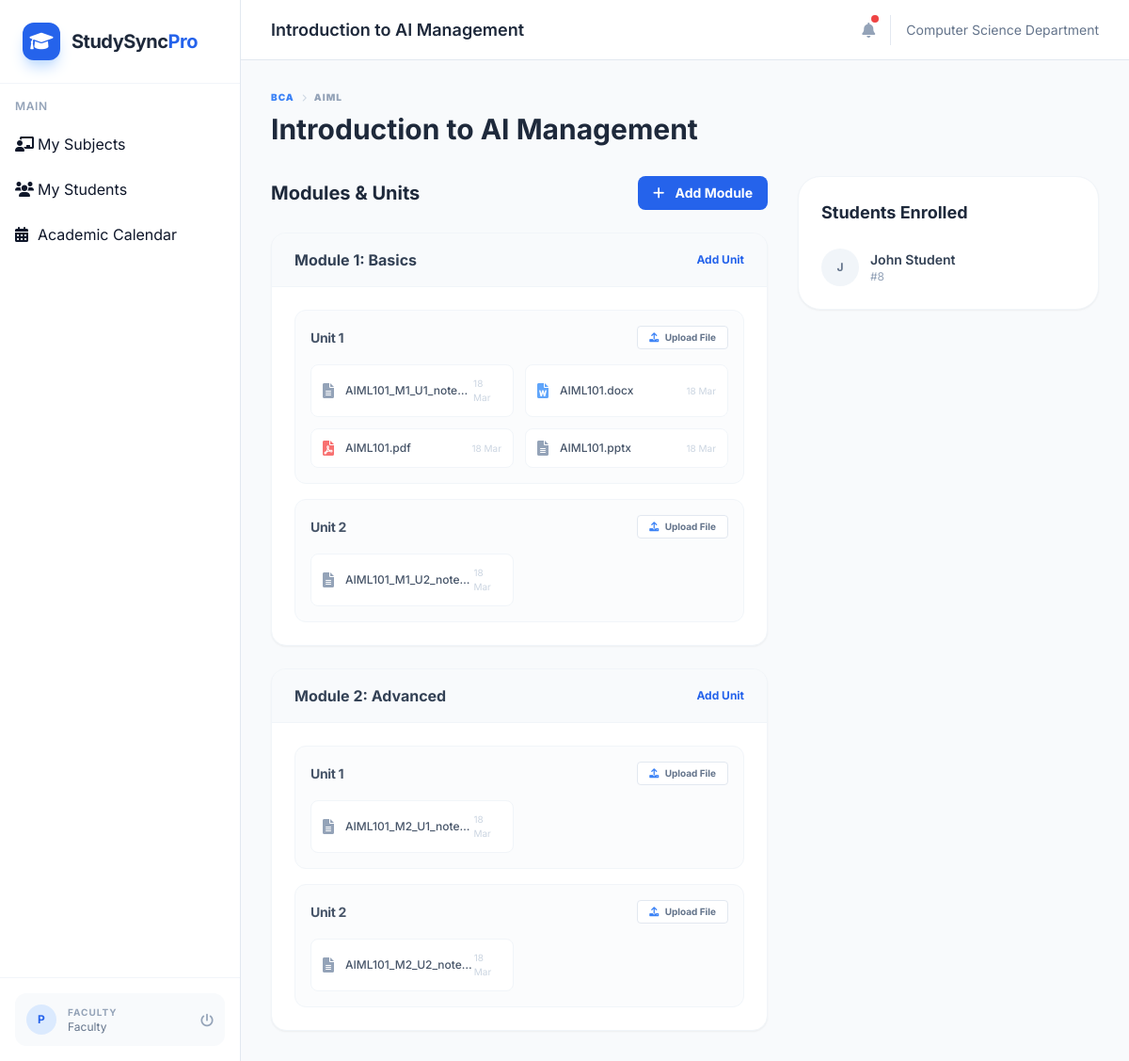
/faculty/subject/1 (signed in), run on the app's committed database.
### models.py (models this page shows)
class User(db.Model, UserMixin):
    __tablename__ = 'user'
    id = db.Column(db.Integer, primary_key=True)
    name = db.Column(db.String(100), nullable=False)
    email = db.Column(db.String(120), unique=True, nullable=False)
    password = db.Column(db.String(200), nullable=False)
    role = db.Column(db.String(20), nullable=False) # hod, faculty, student
    department = db.Column(db.String(100))
    subjects_taught = db.relationship('Subject', backref='faculty', lazy=True)
    enrollments = db.relationship('Enrollment', backref='student', lazy=True)
    events_created = db.relationship('Event', backref='creator', lazy=True, foreign_keys='Event.created_by')
    personal_reminders = db.relationship('Event', backref='owner', lazy=True, foreign_keys='Event.user_id')

class Subject(db.Model):
    id = db.Column(db.Integer, primary_key=True)
    name = db.Column(db.String(100), nullable=False)
    code = db.Column(db.String(20), unique=True)
    course_id = db.Column(db.Integer, db.ForeignKey('course.id'), nullable=False)
    specialization_id = db.Column(db.Integer, db.ForeignKey('specialization.id'))
    faculty_id = db.Column(db.Integer, db.ForeignKey('user.id'))
    modules = db.relationship('Module', backref='subject', lazy=True, cascade="all, delete-orphan")
    enrollments = db.relationship('Enrollment', backref='subject', lazy=True, cascade="all, delete-orphan")
    events = db.relationship('Event', backref='subject', lazy=True, cascade="all, delete-orphan")

class Course(db.Model):
    id = db.Column(db.Integer, primary_key=True)
    name = db.Column(db.String(100), nullable=False)
    department = db.Column(db.String(100), nullable=False)
    specializations = db.relationship('Specialization', backref='course', lazy=True, cascade="all, delete-orphan")
    subjects = db.relationship('Subject', backref='course', lazy=True, cascade="all, delete-orphan")

class Specialization(db.Model):
    id = db.Column(db.Integer, primary_key=True)
    name = db.Column(db.String(100), nullable=False)
    course_id = db.Column(db.Integer, db.ForeignKey('course.id'), nullable=False)
    subjects = db.relationship('Subject', backref='specialization', lazy=True, cascade="all, delete-orphan")

class Module(db.Model):
    id = db.Column(db.Integer, primary_key=True)
    subject_id = db.Column(db.Integer, db.ForeignKey('subject.id'), nullable=False)
    title = db.Column(db.String(200), nullable=False)
    units = db.relationship('Unit', backref='module', lazy=True, cascade="all, delete-orphan")

class Unit(db.Model):
    id = db.Column(db.Integer, primary_key=True)
    module_id = db.Column(db.Integer, db.ForeignKey('module.id'), nullable=False)
    title = db.Column(db.String(200), nullable=False)
    files = db.relationship('File', backref='unit', lazy=True, cascade="all, delete-orphan")

class File(db.Model):
    id = db.Column(db.Integer, primary_key=True)
    unit_id = db.Column(db.Integer, db.ForeignKey('unit.id'), nullable=False)
    filename = db.Column(db.String(200), nullable=False)
    filepath = db.Column(db.String(500), nullable=False)
    filetype = db.Column(db.String(50), nullable=False)
    uploaded_at = db.Column(db.DateTime, default=datetime.utcnow)

class Enrollment(db.Model):
    id = db.Column(db.Integer, primary_key=True)
    student_id = db.Column(db.Integer, db.ForeignKey('user.id'), nullable=False)
    subject_id = db.Column(db.Integer, db.ForeignKey('subject.id'), nullable=False)

### routes/faculty.py (the view, shortened to what this page needs)
@faculty_bp.route('/subject/<int:subject_id>', methods=['GET', 'POST'])
@login_required
def manage_subject(subject_id):
    subject = Subject.query.get_or_404(subject_id)
    if subject.faculty_id != current_user.id:
        flash('Access Denied', 'danger')
        return redirect(url_for('faculty.dashboard'))
    return render_template('faculty_subject.html', subject=subject)

### templates/faculty_subject.html (shortened to what this page needs)
{% extends "base.html" %}
{% block header_title %}{{ subject.name }} Management{% endblock %}
{% block content %}
<div class="mb-8">
    <div class="flex items-center space-x-2 mb-2">
        <span class="text-[10px] font-black uppercase tracking-widest text-blue-500">{{ subject.course.name }}</span>
        <i class="fas fa-chevron-right text-[8px] text-slate-300"></i>
        <span class="text-[10px] font-black uppercase tracking-widest text-slate-400">{{ subject.specialization.name if subject.specialization else 'General' }}</span>
    </div>
    <h2 class="text-3xl font-bold text-slate-800">{{ subject.name }} Management</h2>
</div>
<div class="flex flex-col lg:flex-row gap-8">
    <div class="lg:col-span-2 flex-1 space-y-6">
        <div class="flex items-center justify-between mb-2">
            <h3 class="text-xl font-bold text-slate-800">Modules & Units</h3>
            <button onclick="document.getElementById('moduleModal').classList.toggle('hidden')"
                class="px-4 py-2 bg-blue-600 text-white text-sm font-bold rounded-lg hover:bg-blue-700 transition-colors">
                <i class="fas fa-plus mr-2"></i> Add Module
            </button>
        </div>
        {% for module in subject.modules %}
        <div class="bg-white rounded-2xl shadow-sm border border-slate-100 overflow-hidden">
            <div class="px-6 py-4 bg-slate-50 border-b border-slate-100 flex items-center justify-between">
                <h4 class="font-bold text-slate-700">{{ module.title }}</h4>
                <button onclick="document.getElementById('unitModal{{ module.id }}').classList.toggle('hidden')"
                    class="text-xs font-bold text-blue-600 hover:text-blue-700">
                    Add Unit
                </button>
            </div>
            <div class="p-6 space-y-4">
                {% for unit in module.units %}
                <div class="border border-slate-100 rounded-xl p-4 bg-slate-50/50">
                    <div class="flex items-center justify-between mb-4">
                        <h5 class="text-sm font-bold text-slate-600 tracking-tight">{{ unit.title }}</h5>
                        <form action="{{ url_for('faculty.upload_file') }}" method="POST" enctype="multipart/form-data" class="flex items-center space-x-2">
                            <label class="px-3 py-1 bg-white border border-slate-200 rounded text-[10px] font-bold text-slate-500 cursor-pointer hover:bg-slate-50">
                                <i class="fas fa-upload mr-1 text-blue-500"></i> Upload File
                            </label>
                        </form>
                    </div>
                    <div class="grid grid-cols-1 sm:grid-cols-2 gap-3">
                        {% for file in unit.files %}
                        <div class="flex items-center justify-between p-3 bg-white border border-slate-100 rounded-lg">
                            <div class="flex items-center space-x-3 overflow-hidden">
                                <i class="fas {% if file.filetype in ['pdf'] %}fa-file-pdf text-red-400{% elif file.filetype in ['doc', 'docx'] %}fa-file-word text-blue-400{% else %}fa-file-alt text-slate-400{% endif %}"></i>
                                <span class="text-xs font-medium text-slate-600 truncate">{{ file.filename }}</span>
                            </div>
                            <span class="text-[10px] text-slate-300">{{ file.uploaded_at.strftime('%d %b') }}</span>
                        </div>
                        {% endfor %}
                    </div>
                </div>
                {% endfor %}
            </div>
        </div>
        {% endfor %}
    </div>
    <div class="lg:w-80">
        <div class="bg-white p-6 rounded-3xl shadow-sm border border-slate-100 sticky top-8">
            <h3 class="text-lg font-bold text-slate-800 mb-6">Students Enrolled</h3>
            <div class="space-y-4">
                {% for enrollment in subject.enrollments %}
                <div class="flex items-center space-x-3">
                    <div class="w-10 h-10 bg-slate-100 rounded-full flex items-center justify-center text-slate-500 font-bold uppercase text-xs">
                        {{ enrollment.student.name[0] }}
                    </div>
                    <div>
                        <p class="text-sm font-semibold text-slate-700">{{ enrollment.student.name }}</p>
                        <p class="text-xs text-slate-400">#{{ enrollment.student.id }}</p>
                    </div>
                </div>
                {% endfor %}
            </div>
        </div>
    </div>
</div>
{% endblock %}

### templates/base.html (shortened to what this page needs)
<!DOCTYPE html>
<html lang="en">
<head>
    <script src="https://cdn.tailwindcss.com"></script>
    <link href="https://cdnjs.cloudflare.com/ajax/libs/font-awesome/6.0.0/css/all.min.css" rel="stylesheet">
</head>
<body class="bg-slate-50 text-slate-900">
    {% if current_user.is_authenticated %}
    <div class="flex h-screen overflow-hidden">
        <aside class="w-64 bg-white border-r border-slate-200 flex-shrink-0 hidden md:flex flex-col">
            <div class="p-6 border-b border-slate-100">
                <div class="flex items-center space-x-3">
                    <div class="w-10 h-10 bg-blue-600 rounded-xl flex items-center justify-center text-white shadow-lg shadow-blue-200">
                        <i class="fas fa-graduation-cap text-xl"></i>
                    </div>
                    <span class="text-xl font-bold tracking-tight text-slate-800">StudySync<span class="text-blue-600">Pro</span></span>
                </div>
            </div>
            <nav class="flex-1 overflow-y-auto py-4">
                <div class="px-4 mb-2 text-xs font-semibold text-slate-400 uppercase tracking-wider">Main</div>
                {% if current_user.role == 'hod' %}
                <a href="{{ url_for('hod.dashboard') }}" class="sidebar-link flex items-center px-4 py-3 transition-colors {{ 'active' if request.endpoint == 'hod.dashboard' }}">
                    <i class="fas fa-chart-pie w-6"></i> <span>Dashboard</span>
                </a>
                <a href="{{ url_for('hod.manage_courses') }}" class="sidebar-link flex items-center px-4 py-3 transition-colors {{ 'active' if 'course' in request.endpoint }}">
                    <i class="fas fa-university w-6"></i> <span>Courses</span>
                </a>
                <a href="{{ url_for('hod.manage_specializations') }}" class="sidebar-link flex items-center px-4 py-3 transition-colors {{ 'active' if 'specialization' in request.endpoint }}">
                    <i class="fas fa-tags w-6"></i> <span>Specializations</span>
                </a>
                <a href="{{ url_for('hod.manage_subjects') }}" class="sidebar-link flex items-center px-4 py-3 transition-colors {{ 'active' if 'subject' in request.endpoint }}">
                    <i class="fas fa-book w-6"></i> <span>Subjects</span>
                </a>
                <a href="{{ url_for('hod.manage_users') }}" class="sidebar-link flex items-center px-4 py-3 transition-colors {{ 'active' if 'manage_users' in request.endpoint }}">
                    <i class="fas fa-user-plus w-6"></i> <span>Manage Users</span>
                </a>
                <div class="px-4 py-2 mt-4 text-[10px] font-black uppercase tracking-widest text-slate-400">Directory</div>
                <a href="{{ url_for('hod.view_faculty') }}" class="sidebar-link flex items-center px-4 py-3 transition-colors {{ 'active' if 'view_faculty' in request.endpoint }}">
                    <i class="fas fa-chalkboard-teacher w-6"></i> <span>Faculty</span>
                </a>
                <a href="{{ url_for('hod.view_students') }}" class="sidebar-link flex items-center px-4 py-3 transition-colors {{ 'active' if 'view_students' in request.endpoint }}">
                    <i class="fas fa-user-graduate w-6"></i> <span>Students</span>
                </a>
            {% elif current_user.role == 'faculty' %}
                <a href="{{ url_for('faculty.dashboard') }}" class="sidebar-link flex items-center px-4 py-3 transition-colors {{ 'active' if request.endpoint == 'faculty.dashboard' }}">
                    <i class="fas fa-chalkboard-teacher w-6"></i> <span>My Subjects</span>
                </a>
                <a href="{{ url_for('faculty.my_students') }}" class="sidebar-link flex items-center px-4 py-3 transition-colors {{ 'active' if request.endpoint == 'faculty.my_students' }}">
                    <i class="fas fa-users w-6"></i> <span>My Students</span>
                </a>
                <a href="{{ url_for('faculty.calendar') }}" class="sidebar-link flex items-center px-4 py-3 transition-colors {{ 'active' if request.endpoint == 'faculty.calendar' }}">
                    <i class="fas fa-calendar-alt w-6"></i> <span>Academic Calendar</span>
                </a>
                {% endif %}
            </nav>
            <div class="p-4 border-t border-slate-100">
                <div class="flex items-center space-x-3 p-3 bg-slate-50 rounded-xl">
                    <div class="w-8 h-8 rounded-full bg-blue-100 flex items-center justify-center text-blue-600 font-bold text-xs">
                        {{ current_user.name[0] | upper }}
                    </div>
                    <div class="flex-1 min-w-0">
                        <span class="text-[10px] font-bold text-slate-400 uppercase tracking-widest block">{{ current_user.role }}</span>
                        <p class="text-xs text-slate-500 capitalize">{{ current_user.role }}</p>
                    </div>
                    <a href="{{ url_for('auth.logout') }}" class="text-slate-400 hover:text-red-500 transition-colors">
                        <i class="fas fa-power-off text-sm"></i>
                    </a>
                </div>
            </div>
        </aside>
        <main class="flex-1 flex flex-col min-w-0 bg-slate-50 overflow-hidden">
            <header class="h-16 bg-white border-b border-slate-200 flex items-center justify-between px-8 z-10">
                <div class="flex items-center">
                    <h2 class="text-lg font-semibold text-slate-800">{% block header_title %}{% endblock %}</h2>
                </div>
                <div class="flex items-center space-x-4">
                    <div class="relative">
                        <i class="fas fa-bell text-slate-400 hover:text-blue-600 cursor-pointer"></i>
                        <span class="absolute -top-1 -right-1 w-2 h-2 bg-red-500 rounded-full"></span>
                    </div>
                    <span class="text-sm text-slate-500">{{ current_user.department }} Department</span>
                </div>
            </header>
            <div class="flex-1 overflow-y-auto p-8">
                {% block content %}{% endblock %}
            </div>
        </main>
    </div>
    {% else %}
    {% block auth_content %}{% endblock %}
    {% endif %}
</body>
</html>

### templates/base.html (style rules this page uses)
body { font-family: 'Inter', sans-serif; }

### data on the page
User: name "P", role "FACULTY", role "Faculty", department "Computer Science"
Subject: name "Introduction to AI"
Course: course.name "BCA"
Specialization: specialization "AIML"
Module: title "Module 1: Basics"
Unit: title "Unit 1"
File: filename "AIML101_M1_U1_note…", uploaded_at "18 Mar"
File: filename "AIML101.docx", uploaded_at "18 Mar"
File: filename "AIML101.pdf", uploaded_at "18 Mar"
File: filename "AIML101.pptx", uploaded_at "18 Mar"
Unit: title "Unit 2"
File: filename "AIML101_M1_U2_note…", uploaded_at "18 Mar"
Module: title "Module 2: Advanced"
Unit: title "Unit 1"
File: filename "AIML101_M2_U1_note…", uploaded_at "18 Mar"
Unit: title "Unit 2"
File: filename "AIML101_M2_U2_note…", uploaded_at "18 Mar"
Enrollment: student "J", student.name "John Student", student.id "8"
